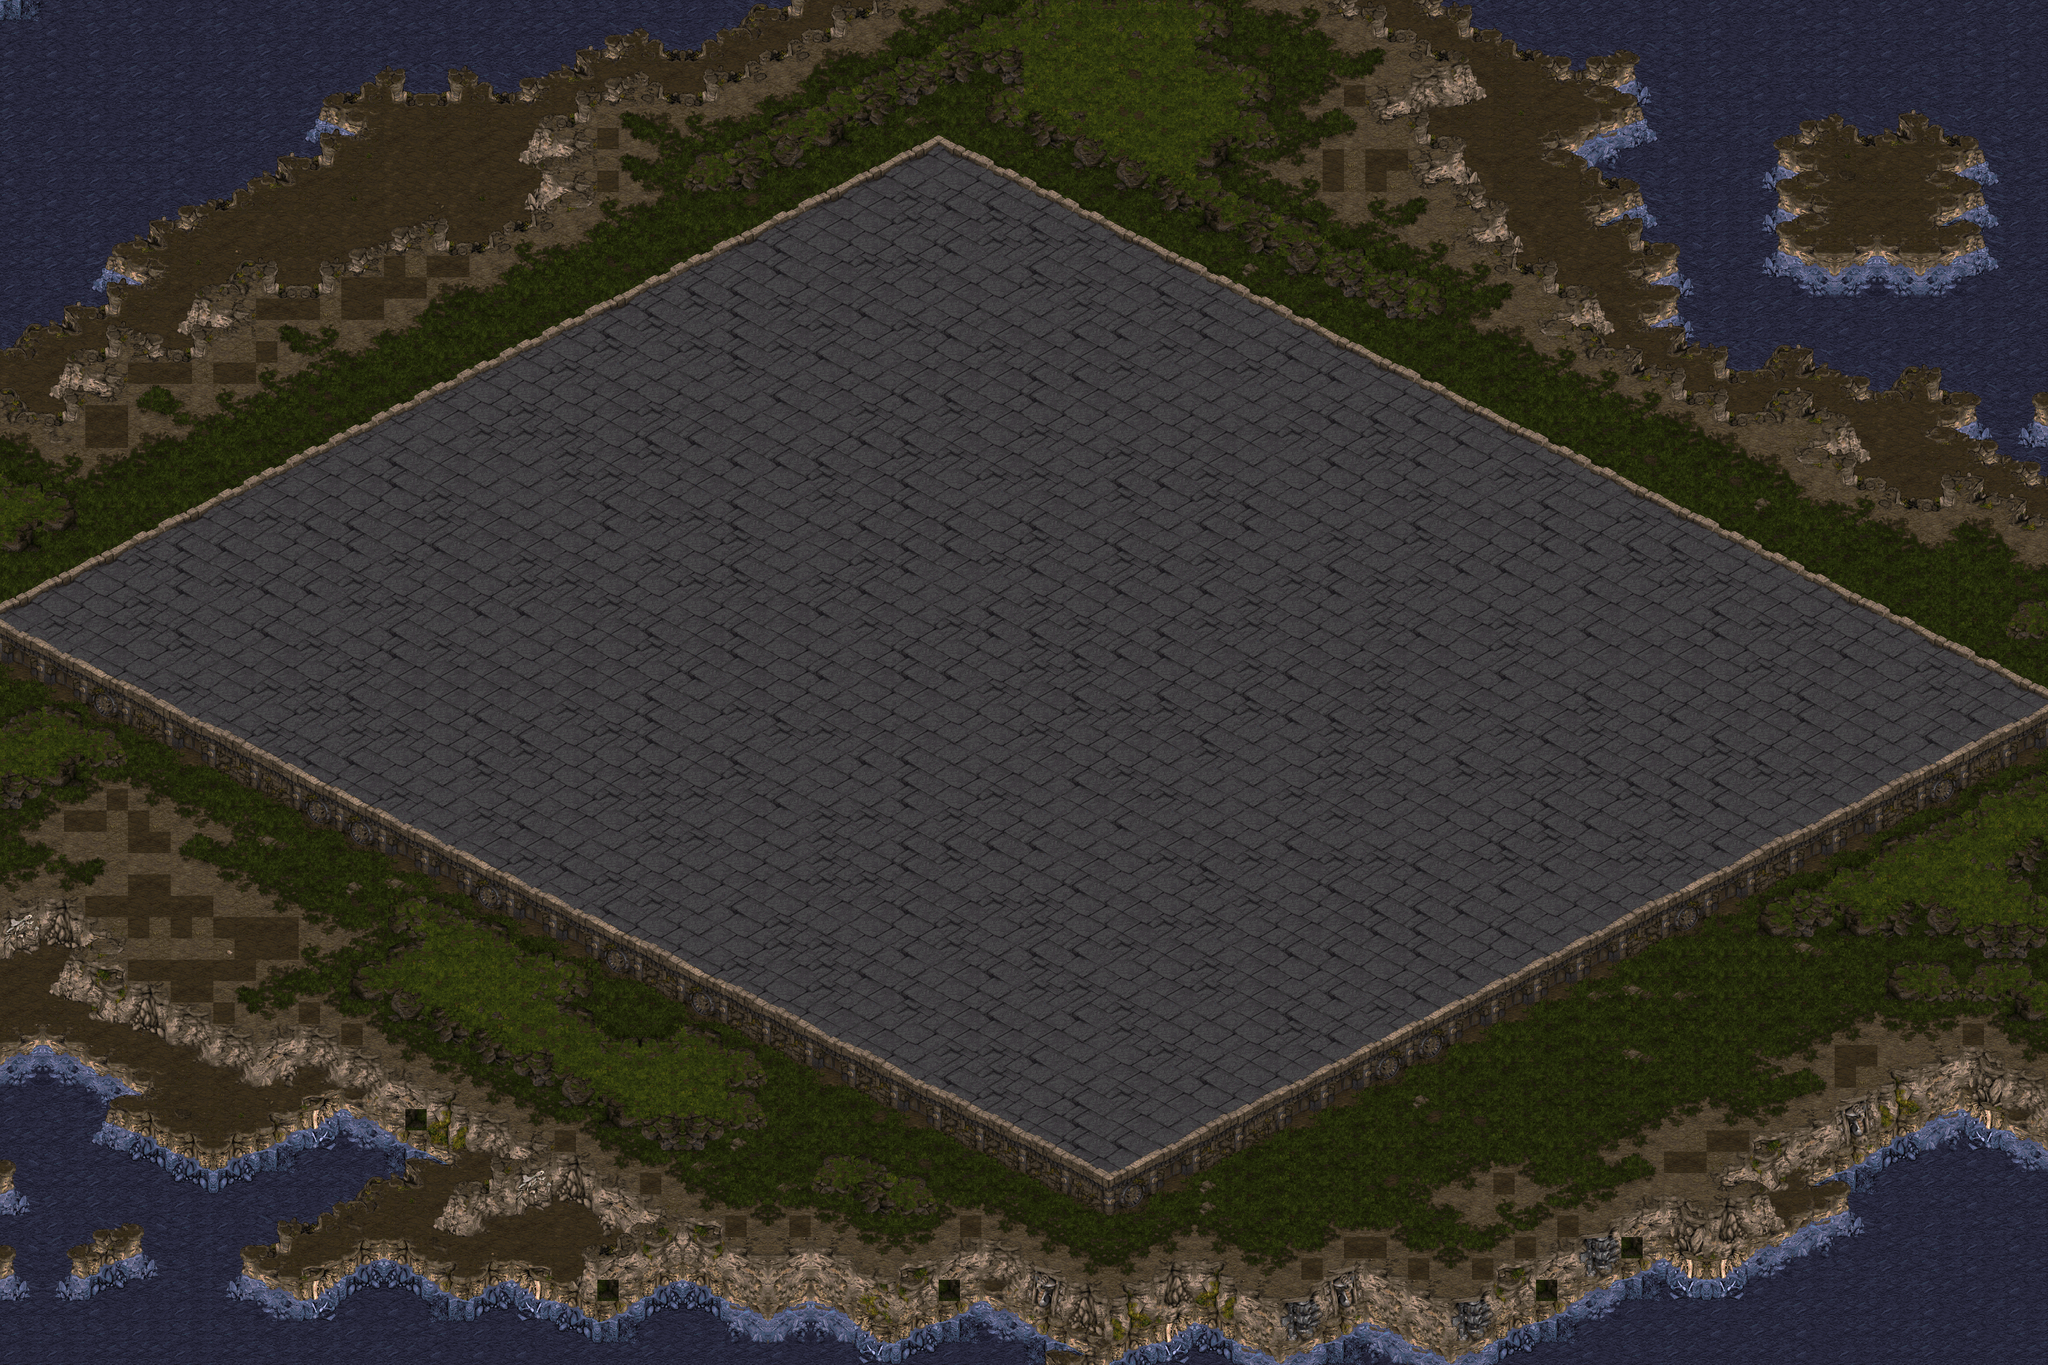

A 2D game scene composited from a Tiled map and its tileset images. What follows is a short description and the map's XML, with each tile layer's data collapsed to a summary:
An orthogonal 96x64 tile map with 32x32 px tiles, 1 tile layer (backgroud).

<map version="1.0" orientation="orthogonal" width="96" height="64" tilewidth="32" tileheight="32">
 <tileset firstgid="1" name="__TILE_SET_NAME__" tilewidth="32" tileheight="32">
  <image source="home.png" width="896" height="896" />
 </tileset>
 <layer name="backgroud" width="96" height="64">
  <properties>
   <property name="cc_vertexz" value="-1010" />
  </properties>
  <data>[6144 cells, 6144 non-empty, 745 distinct tile ids]</data>
 </layer>
</map>